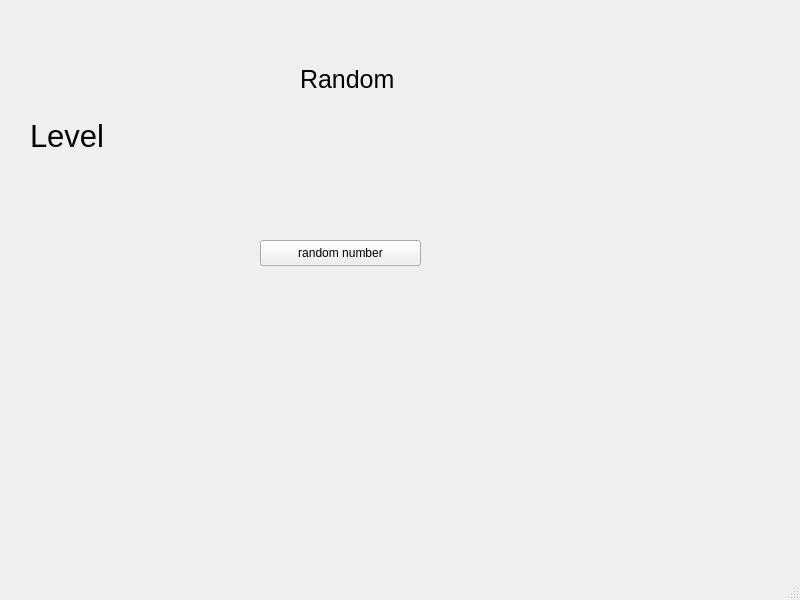
<?xml version="1.0" encoding="UTF-8"?>
<ui version="4.0">
 <class>MainWindow</class>
 <widget class="QMainWindow" name="MainWindow">
  <property name="geometry">
   <rect>
    <x>0</x>
    <y>0</y>
    <width>800</width>
    <height>600</height>
   </rect>
  </property>
  <property name="windowTitle">
   <string>MainWindow</string>
  </property>
  <widget class="QWidget" name="centralwidget">
   <widget class="QPushButton" name="pushButton">
    <property name="geometry">
     <rect>
      <x>260</x>
      <y>240</y>
      <width>161</width>
      <height>26</height>
     </rect>
    </property>
    <property name="text">
     <string>random number</string>
    </property>
   </widget>
   <widget class="QLabel" name="label">
    <property name="geometry">
     <rect>
      <x>300</x>
      <y>70</y>
      <width>201</width>
      <height>18</height>
     </rect>
    </property>
    <property name="font">
     <font>
      <pointsize>19</pointsize>
     </font>
    </property>
    <property name="text">
     <string>Random</string>
    </property>
   </widget>
   <widget class="QLabel" name="label2">
    <property name="geometry">
     <rect>
      <x>30</x>
      <y>110</y>
      <width>181</width>
      <height>51</height>
     </rect>
    </property>
    <property name="font">
     <font>
      <pointsize>23</pointsize>
     </font>
    </property>
    <property name="text">
     <string>Level</string>
    </property>
   </widget>
  </widget>
  <widget class="QMenuBar" name="menubar">
   <property name="geometry">
    <rect>
     <x>0</x>
     <y>0</y>
     <width>800</width>
     <height>23</height>
    </rect>
   </property>
  </widget>
  <widget class="QStatusBar" name="statusbar"/>
 </widget>
 <resources/>
 <connections/>
</ui>
